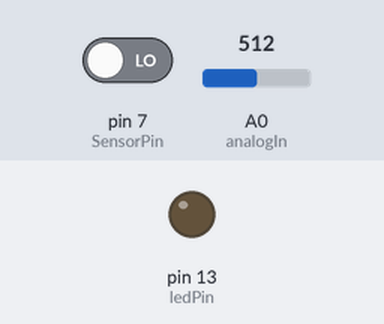
Bench run of a sketch on a simulated Arduino Uno, built with avr-gcc and run on an emulated ATmega328P. Parts: output pins drawn as LEDs (lit = HIGH). Inputs (shaded band) come from the test bench; at power-on: pin 7 (SensorPin) LOW, A0 (analogIn) = 512.

Above: at 1.2 s.
1.3 s: pin 7 (SensorPin) driven HIGH
At 2.0 s:
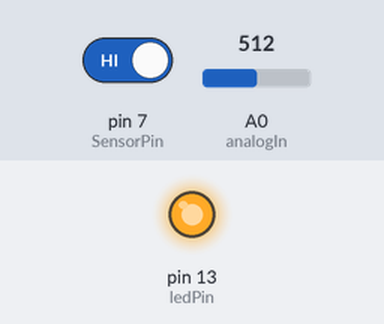
2.8 s: pin 7 (SensorPin) driven LOW
At 3.1 s:
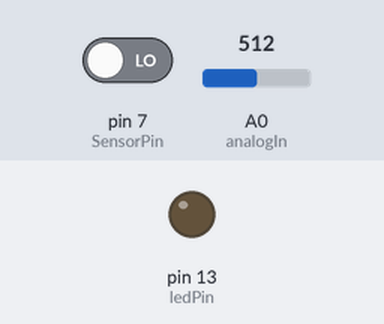
Timing chart, 0 to 5.8 s (numbered marks = the images above; inputs shaded):
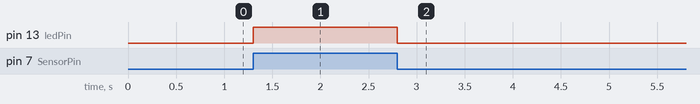

The sketch:

Metal_touch_sensor.ino
```cpp
const int SensorPin=7;//const int SensorPin=7;//Level input ports
const int analogIn = A0;
const int ledPin = 13;

int SensorState=0;
int analogVal = 0;

void setup()
{
pinMode(SensorPin,INPUT);
pinMode(ledPin,OUTPUT);
}

void loop()
{
analogVal = analogRead(analogIn);
SensorState=digitalRead(SensorPin);
if(SensorState==HIGH)
{
digitalWrite(ledPin,HIGH);
}
else
{
digitalWrite(ledPin,LOW);
}
}
```

Measured:
- after the input at 1.3 s, pin 13 (ledPin): LOW → HIGH at once
- after the input at 2.8 s, pin 13 (ledPin): HIGH → LOW at once
